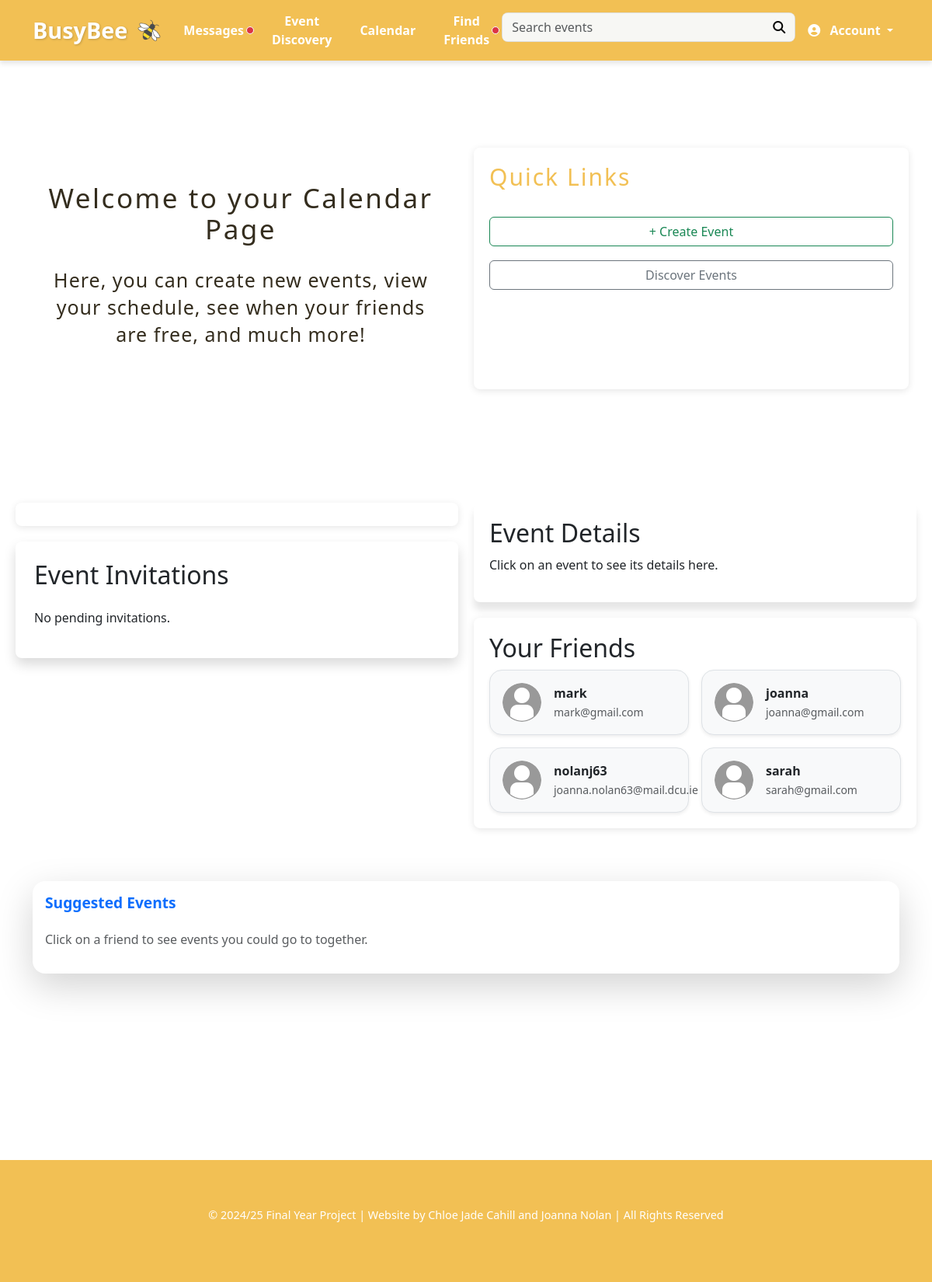
Page /calendar/ (signed in) on the committed database.
### busybee/models.py (models this page shows, shortened)
class User(AbstractUser):
    email = models.EmailField(unique=True)  # ensure email is unique
    phone_number = models.CharField(max_length=15, blank=True, null=True)
    date_of_birth = models.DateField(blank=True, null=True)
    profile_picture = models.ImageField(upload_to='profile_pics/', blank=True, null=True)
    bio = models.TextField(blank=True, null=True)
    is_work_user = models.BooleanField(default=False, verbose_name="Using for Work")  # true if using the app for work
    friends = models.ManyToManyField("self", blank=True, symmetrical=False, related_name='friend_set')
    company_name = models.CharField(max_length=255, blank=True, null=True)
    industry = models.CharField(max_length=255, blank=True, null=True)
    event_focus = models.CharField(max_length=255, blank=True, null=True)
    is_discoverable = models.BooleanField(default=True)
    work_description = models.TextField(blank=True, null=True)
    is_work_user = models.BooleanField(default=False)
    followers = models.ManyToManyField('self', symmetrical=False, related_name='following', blank=True)

### busybee/views.py (the view)
# urls.py: path('calendar/', views.calendar_view, name="calendar"),
@login_required
def calendar_view(request, user_id=None):
    if user_id:
        viewing_user = User.objects.get(id=user_id)
    else:
        viewing_user = request.user  # default to the logged-in user
    user_events = Event.objects.filter(user=viewing_user)
    accepted_invites = Event.objects.filter(
        invitations__recipient=viewing_user,  # Recipient is the viewed user
        invitations__status='accepted'  # Only accepted invitations
    )
    attending_events = Event.objects.filter(
        attendees=viewing_user  # User is attending the event
    )
    all_events = (user_events | accepted_invites | attending_events).distinct().order_by('start_time')
    event_data = []
    for event in all_events:
        local_start = localtime(event.start_time)
        local_end = localtime(event.end_time)
        attendees = [event.user] + list(event.attendees.all())  # Include event owner as an attendee
        mask = event.is_private and (request.user not in attendees)
        display_title = event.title if not mask else 'Busy'
        display_location = event.location if not mask else 'No Location Available'
        display_attendees = ['N/A'] if mask else [att.username for att in attendees]
        event_data.append({
            'id': event.id,
            'title': display_title,
            'start': local_start.isoformat(),
            'end':   local_end.isoformat(),
            'backgroundColor': '#f2c054' if event.user == viewing_user else '#8ecae6',
            'attendees': display_attendees,
            'extendedProps': {
                'attendees': [att.username for att in attendees],
                'category': display_location,
                'is_owner': event.user == request.user,  # track actual ownership
                'is_viewing_own_calendar': (viewing_user == request.user)  # new property
            }
        })
    invitations = []
    if not user_id or viewing_user == request.user:
        invitations = EventInvitation.objects.filter(
            recipient=request.user,
            status='pending'
        ).select_related('event', 'sender')
    return render(request, 'calendar.html', {
        'events': json.dumps(event_data),
        'friends_list': viewing_user.friends.all(),
        'viewing_user': viewing_user,
        'invitations': invitations
    })

### busybee/context_processors.py (called while the page is built)
def pending_requests_count(request):
    if request.user.is_authenticated:
        count = FriendRequest.objects.filter(to_user=request.user).count()
        return {'pending_requests_count': count}
    return {'pending_requests_count': 0}

def pending_messages_count(request):
    if request.user.is_authenticated:
        count = Message.objects.filter(receiver=request.user, is_read=False).count()
        return {'pending_messages_count': count}
    return {}

### busybee/templates/calendar.html (shortened to what this page needs)
{% extends 'base.html' %}
{% block content %}
<section id="intro-txt">
    <div class="intro-box">
        <div class="intro-txt">
            <h1>Welcome to your Calendar Page</h1>
            <h2>Here, you can create new events, view your schedule, see when your friends are free, and much more!</h2>
        </div>
    </div>
    <div class="calendar-quick-links">
        <h1>Quick Links</h1>
        <ul class="quick-links">
            <li><a href="{% url 'create_event' %}" class="btn btn-outline-success w-100 mb-2">+ Create Event</a></li>
            <li><a href="{% url 'event_discovery' %}" class="btn btn-outline-secondary w-100 mb-2">Discover Events</a></li>
        </ul>
    </div>
</section>
<section id="calendar-container">
    <div class="calendar">
    <div id="left-side">
        <div id="calendar"></div>
            <div class="invitations bg-white p-4 rounded-3 shadow text-dark">
                <h2 class="mb-4">Event Invitations</h2>
                {% if invitations %}
                    <div class="row row-cols-1 g-3">
                        {% for invitation in invitations %}
                            <div class="col">
                                <div class="card border-0 rounded-4 shadow-sm">
                                    <div class="card-body text-dark">
                                        <h5 class="card-title">{{ invitation.event.title }}</h5>
                                        <p class="card-text mb-2">
                                            <strong>From:</strong> {{ invitation.sender.username }}<br>
                                            <strong>When:</strong> {{ invitation.event.start_time|date:"M d, Y H:i" }} - {{ invitation.event.end_time|date:"H:i" }}<br>
                                            {% if invitation.event.location %}
                                                <strong>Where:</strong> {{ invitation.event.location }}
                                            {% endif %}
                                        </p>
                                        <form method="POST" action="{% url 'respond_to_invitation' invitation.id %}">
                                            {% csrf_token %}
                                            <div class="d-flex gap-2">
                                                <button type="submit" name="action" value="accept" class="btn btn-success btn-sm flex-fill">
                                                    Accept
                                                </button>
                                                <button type="submit" name="action" value="decline" class="btn btn-outline-danger btn-sm flex-fill">
                                                    Decline
                                                </button>
                                            </div>
                                        </form>
                                    </div>
                                </div>
                            </div>
                        {% endfor %}
                    </div>
                {% else %}
                    <p class="text-dark">No pending invitations.</p>
                {% endif %}
            </div>
    </div>
    <div id="right-side">
        <div id="event-details">
            <h2>Event Details</h2>
            <div class="event-details-txt">
                <p>Click on an event to see its details here.</p>
            </div>
        </div>
        <div class="friends">
            <h2>Your Friends</h2>
                {% if friends_list %}
                <div class="row row-cols-1 row-cols-md-2 g-3">
                    {% for friend in friends_list %}
                        <div class="col">
                            <div class="d-flex align-items-center justify-content-between border rounded-4 p-3 bg-light shadow-sm friend-item" data-friend-id="{{ friend.id }}">
                                <div class="d-flex align-items-center">
                                    {% if friend.profile_picture %}
                                        <img src="{{ friend.profile_picture.url }}" class="rounded-circle me-3" width="50" height="50">
                                    {% else %}
                                        <img src="/static/images/Default_Profile_Pic.jpg" class="rounded-circle me-3" width="50" height="50">
                                    {% endif %}
                                    <div>
                                        <strong>{{ friend.username }}</strong><br>
                                        <small class="text-muted">{{ friend.email }}</small>
                                    </div>
                                </div>
                            </div>
                        </div>
                    {% endfor %}
                </div>
                {% else %}
                    <p class="text-muted">You have no friends yet 🥲</p>
                {% endif %}
        </div>
    </div>
    </div>
    <div class="suggested-times container my-5">
        <div class="card border-0 shadow-lg rounded-4">
            <div class="card-body">
                <h2 class="card-title mb-4 text-primary">Suggested Events</h2>
                <div id="suggested-times-list" class="mt-3">
                    <p class="text-muted">Click on a friend to see events you could go to together.</p>
                </div>
            </div>
        </div>
    </div>
</section>
<br><br>
<br><br>
<br><br>
<br><br>
{% endblock %}

### busybee/static/css/style.css (style rules this page uses)
:root { margin: 0px; font-family: 'Open Sans', sans-serif; box-sizing: border-box; }
:root { --main-color: #f2c054; --hover-color: #e9b035; --dark-text: #342d1e; --faded-text: #797971; --light-bg: #f7f7f4; }
* { scroll-behavior: smooth; padding: 0; }
html, body { max-width: 100%; margin: 0; overflow-x: hidden; }
a { text-decoration: none !important; }
ul { list-style-type: none; }
p { line-height: 1.5; }
section { background: var(--light-bg); }
#calendar-container { display: flex; flex-direction: column; margin-top: 30px; }
#intro-txt { display: grid; grid-template-columns: repeat(2, 1fr); gap: 20px; padding: 30px; background-color: #fff; padding-top: 7em; padding-bottom: 4em; color: var(--dark-text); }
.intro-txt h1 { letter-spacing: 2.5px; line-height: 40px; padding-bottom: 20px; font-size: 35px; padding-top: 20px; color: var(--dark-text); }
.intro-txt h2 { font-weight: normal; letter-spacing: 1px; line-height: 35px; font-size: 25px; }
.intro-box { display: flex; flex-direction: column; gap: 20px; background-color: white; text-align: center; padding: 25px; margin-bottom: 20px; }
.calendar-quick-links { background: white; padding: 20px; border-radius: 8px; box-shadow: 0px 2px 10px rgba(0, 0, 0, 0.1); display: flex; flex-direction: column; }
.calendar-quick-links h1 { letter-spacing: 2px; color: var(--main-color); font-size: 30px; }
.quick-links { list-style: none; padding: 0; padding-top: 25px; }
.quick-links li { padding-bottom: 10px; }
#left-side { display: flex; flex-direction: column; gap: 20px; }
#calendar { background: white; padding: 15px; border-radius: 8px; box-shadow: 0px 2px 10px rgba(0, 0, 0, 0.1); }
#calendar-container { padding-top: 2em; }
.calendar { display: grid; grid-template-columns: repeat(2, 1fr); gap: 20px; padding: 20px; }
#right-side { display: flex; flex-direction: column; gap: 20px; }
#event-details { background: white; padding: 20px; border-radius: 8px; box-shadow: 0px 10px 10px rgba(0, 0, 0, 0.1); }
#event-details h2 { margin-bottom: 10px; }
.friends { background: white; padding: 20px; border-radius: 8px; box-shadow: 0px 2px 10px rgba(0, 0, 0, 0.1); }
.card { box-shadow: 0 4px 8px rgba(0, 0, 0, 0.1); border-radius: 8px; overflow: hidden; }
.card-title { font-size: 1.2rem; font-weight: bold; }
section { background-color: #fff; }

### rows in the picture
User: username "mark", email "mark@gmail.com"
User: username "joanna", email "joanna@gmail.com"
User: username "nolanj63", email "joanna.nolan63@mail.dcu.ie"
User: username "sarah", email "sarah@gmail.com"
